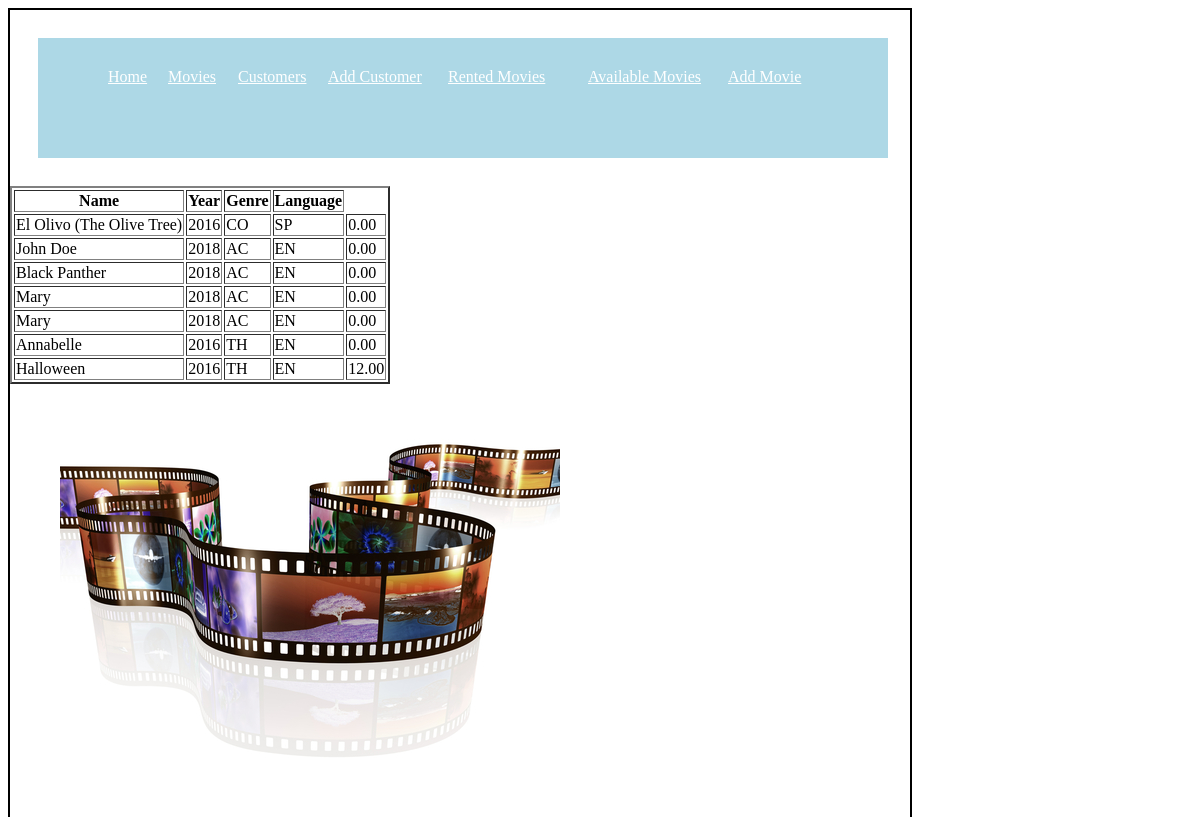
The app's page /Rentmovies/available/ with its own data.
### movie_rental/models.py (models this page shows, shortened)
class movie(models.Model):
	name=models.CharField(max_length=60)
	year=models.IntegerField()
	genre_choice=(('AC','Action'),
				('TH','Thriller'),
				('CO','Comedy'),
				('RM','Romance'),
				('AD','Adventure'),
				('FC','Fiction'),
				('SF','Sci-Fi'))
	genre=models.CharField(max_length=20,choices=genre_choice)
	lang_choice=(('EN','English'),
				('SP','Spanish'),
				('FR','French'))
	lang=models.CharField(max_length=12,choices=lang_choice)
	rent_price=models.DecimalField(max_digits=10, decimal_places=2,default=00.00)
	rented=models.BooleanField()
	customer_name=models.ForeignKey(customer,on_delete=models.SET_NULL, blank=True,null=True)

### movie_rental/views.py (the view)
# urls.py: path('available/', views.available,name='available'),
def available(request):
	movies_data=movie.objects.filter(customer_name= None)
	return render(request,'test5.html',{'movies_data':movies_data})

### movie_rental/templates/test5.html
{% extends "base1.html" %}
{% block abc %}
<TABLE border='2'>
<tr>
    <th>Name</th>
    <th>Year</th>
    <th>Genre</th>
    <th>Language</th>
</tr>
    {% for i in movies_data %}
        <tr>
            <td>{{i.name}}</td>
            <td>{{i.year}}</td>
            <td>{{i.genre}}</td>
            <td>{{i.lang}}</td>
            <td>{{i.rent_price}}</td>
        </tr>
    {% endfor %}
</TABLE>
{% endblock %}

### movie_rental/templates/base1.html (shortened to what this page needs)
<!DOCTYPE html>
<html>
<head>
</head>
<body>
<div id=div1>
	<div id=div2>
		<div id=div4>
			<div id=div5>
				<a href='{% url 'home' %}' class=white>Home</a>
			</div>
			<div id=div6>
				<a href='{% url 'movies' %}' class=white>Movies</a>
			</div>
			<div id=div7>
				<a href='{% url 'customers' %}' class=white> Customers</a>
			</div>
			<div id=div8>
				<a href='{% url 'newcustomer' %}' class=white>Add Customer</a>
			</div>
			<div id=div9>
				<a href='{% url 'rented' %}' class=white>Rented Movies</a>
			</div>
			<div id=div9>
			<a href='{% url 'available' %}' class=white>Available Movies</a>
			</div>
			<div id=div9>
				<a href='{% url 'newmovie' %}' class=white>Add Movie</a>
			</div>
			</div>
		</div>
	{% block abc %}
	{% endblock %}
    <div id=div11>
        {% load static %}
        <img src="{% static "img.jpg" %}" >
    </div>
	</div>
</body>

### movie_rental/templates/base1.html (style rules this page uses)
#div1 { width: 900px; height: 1000px; border: 2px solid; }
#div2 { width: 850px; height: 120px; float:left; margin:20px; border:8px solid white; background-color: lightblue; }
#div4 { width: 830px; height: 20px; margin: 10px; position: relative; top: 20px; }
#div5 { width: 40px; height: 10px; margin-left: 60px; float:left; }
#div6 { width: 50px; height: 10px; float:left; margin-left: 20px; }
#div7 { width: 70px; height: 10px; float:left; margin-left: 20px; }
#div8 { width: 100px; height: 10px; float:left; margin-left: 20px; }
#div9 { width: 120px; height: 10px; float:left; margin-left: 20px; }
.white { color: white; }
#div11 { width: 650px; height: 140px; margin: 50px; float:left; position: relative; bottom: 20px; }

### records on screen
movie: name "El Olivo (The Olive Tree)", year "2016", genre "CO", lang "SP", rent_price "0.00"
movie: name "John Doe", year "2018", genre "AC", lang "EN", rent_price "0.00"
movie: name "Black Panther", year "2018", genre "AC", lang "EN", rent_price "0.00"
movie: name "Mary", year "2018", genre "AC", lang "EN", rent_price "0.00"
movie: name "Mary", year "2018", genre "AC", lang "EN", rent_price "0.00"
movie: name "Annabelle", year "2016", genre "TH", lang "EN", rent_price "0.00"
movie: name "Halloween", year "2016", genre "TH", lang "EN", rent_price "12.00"
